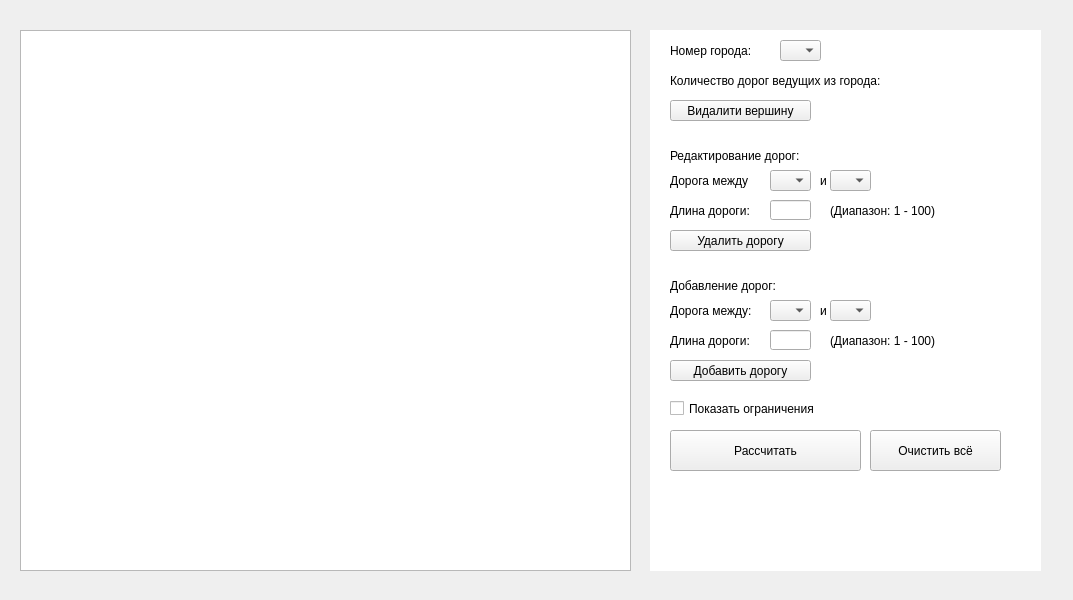
<?xml version="1.0" encoding="UTF-8"?>
<ui version="4.0">
 <class>MainWindow</class>
 <widget class="QMainWindow" name="MainWindow">
  <property name="geometry">
   <rect>
    <x>0</x>
    <y>0</y>
    <width>1073</width>
    <height>600</height>
   </rect>
  </property>
  <property name="windowTitle">
   <string>Salesman Problem</string>
  </property>
  <widget class="QWidget" name="centralwidget">
   <widget class="QGraphicsView" name="graphicsView">
    <property name="geometry">
     <rect>
      <x>20</x>
      <y>30</y>
      <width>611</width>
      <height>541</height>
     </rect>
    </property>
   </widget>
   <widget class="QLabel" name="label">
    <property name="geometry">
     <rect>
      <x>650</x>
      <y>30</y>
      <width>391</width>
      <height>541</height>
     </rect>
    </property>
    <property name="styleSheet">
     <string notr="true">background-color: rgb(255, 255, 255);</string>
    </property>
    <property name="text">
     <string/>
    </property>
   </widget>
   <widget class="QLabel" name="label_2">
    <property name="geometry">
     <rect>
      <x>670</x>
      <y>40</y>
      <width>141</width>
      <height>21</height>
     </rect>
    </property>
    <property name="styleSheet">
     <string notr="true">font: 10pt &quot;MS Shell Dlg 2&quot;;</string>
    </property>
    <property name="text">
     <string>Номер города:</string>
    </property>
   </widget>
   <widget class="QLabel" name="label_3">
    <property name="geometry">
     <rect>
      <x>670</x>
      <y>70</y>
      <width>301</width>
      <height>21</height>
     </rect>
    </property>
    <property name="styleSheet">
     <string notr="true">font: 10pt &quot;MS Shell Dlg 2&quot;;</string>
    </property>
    <property name="text">
     <string>Количество дорог ведущих из города:</string>
    </property>
   </widget>
   <widget class="QComboBox" name="comboBox">
    <property name="geometry">
     <rect>
      <x>780</x>
      <y>40</y>
      <width>41</width>
      <height>21</height>
     </rect>
    </property>
   </widget>
   <widget class="QLabel" name="label_4">
    <property name="geometry">
     <rect>
      <x>900</x>
      <y>70</y>
      <width>31</width>
      <height>21</height>
     </rect>
    </property>
    <property name="styleSheet">
     <string notr="true">font: 10pt &quot;MS Shell Dlg 2&quot;;</string>
    </property>
    <property name="text">
     <string/>
    </property>
   </widget>
   <widget class="QPushButton" name="pushButton">
    <property name="geometry">
     <rect>
      <x>670</x>
      <y>100</y>
      <width>141</width>
      <height>21</height>
     </rect>
    </property>
    <property name="text">
     <string>Видалити вершину</string>
    </property>
   </widget>
   <widget class="QLabel" name="label_5">
    <property name="geometry">
     <rect>
      <x>670</x>
      <y>170</y>
      <width>141</width>
      <height>21</height>
     </rect>
    </property>
    <property name="styleSheet">
     <string notr="true">font: 10pt &quot;MS Shell Dlg 2&quot;;</string>
    </property>
    <property name="text">
     <string>Дорога между</string>
    </property>
   </widget>
   <widget class="QComboBox" name="comboBox_2">
    <property name="geometry">
     <rect>
      <x>770</x>
      <y>170</y>
      <width>41</width>
      <height>21</height>
     </rect>
    </property>
   </widget>
   <widget class="QLabel" name="label_6">
    <property name="geometry">
     <rect>
      <x>820</x>
      <y>170</y>
      <width>91</width>
      <height>21</height>
     </rect>
    </property>
    <property name="styleSheet">
     <string notr="true">font: 10pt &quot;MS Shell Dlg 2&quot;;</string>
    </property>
    <property name="text">
     <string>и</string>
    </property>
   </widget>
   <widget class="QComboBox" name="comboBox_3">
    <property name="geometry">
     <rect>
      <x>830</x>
      <y>170</y>
      <width>41</width>
      <height>21</height>
     </rect>
    </property>
   </widget>
   <widget class="QLabel" name="label_7">
    <property name="geometry">
     <rect>
      <x>670</x>
      <y>200</y>
      <width>131</width>
      <height>21</height>
     </rect>
    </property>
    <property name="styleSheet">
     <string notr="true">font: 10pt &quot;MS Shell Dlg 2&quot;;</string>
    </property>
    <property name="text">
     <string>Длина дороги:</string>
    </property>
   </widget>
   <widget class="QLineEdit" name="lineEdit">
    <property name="geometry">
     <rect>
      <x>770</x>
      <y>200</y>
      <width>41</width>
      <height>20</height>
     </rect>
    </property>
   </widget>
   <widget class="QPushButton" name="pushButton_2">
    <property name="geometry">
     <rect>
      <x>670</x>
      <y>230</y>
      <width>141</width>
      <height>21</height>
     </rect>
    </property>
    <property name="text">
     <string>Удалить дорогу</string>
    </property>
   </widget>
   <widget class="QLabel" name="label_8">
    <property name="geometry">
     <rect>
      <x>830</x>
      <y>200</y>
      <width>121</width>
      <height>21</height>
     </rect>
    </property>
    <property name="styleSheet">
     <string notr="true">font: 10pt &quot;MS Shell Dlg 2&quot;;</string>
    </property>
    <property name="text">
     <string>(Диапазон: 1 - 100)</string>
    </property>
   </widget>
   <widget class="QCheckBox" name="checkBox">
    <property name="geometry">
     <rect>
      <x>670</x>
      <y>400</y>
      <width>231</width>
      <height>17</height>
     </rect>
    </property>
    <property name="styleSheet">
     <string notr="true">font: 10pt &quot;MS Shell Dlg 2&quot;;</string>
    </property>
    <property name="text">
     <string>Показать ограничения</string>
    </property>
   </widget>
   <widget class="QPushButton" name="pushButton_3">
    <property name="geometry">
     <rect>
      <x>870</x>
      <y>430</y>
      <width>131</width>
      <height>41</height>
     </rect>
    </property>
    <property name="text">
     <string>Очистить всё</string>
    </property>
   </widget>
   <widget class="QLabel" name="label_9">
    <property name="geometry">
     <rect>
      <x>670</x>
      <y>140</y>
      <width>241</width>
      <height>31</height>
     </rect>
    </property>
    <property name="styleSheet">
     <string notr="true">font: 12pt &quot;MS Shell Dlg 2&quot;;</string>
    </property>
    <property name="text">
     <string>Редактирование дорог:</string>
    </property>
   </widget>
   <widget class="QComboBox" name="comboBox_4">
    <property name="geometry">
     <rect>
      <x>770</x>
      <y>300</y>
      <width>41</width>
      <height>21</height>
     </rect>
    </property>
   </widget>
   <widget class="QLabel" name="label_10">
    <property name="geometry">
     <rect>
      <x>820</x>
      <y>300</y>
      <width>91</width>
      <height>21</height>
     </rect>
    </property>
    <property name="styleSheet">
     <string notr="true">font: 10pt &quot;MS Shell Dlg 2&quot;;</string>
    </property>
    <property name="text">
     <string>и</string>
    </property>
   </widget>
   <widget class="QLineEdit" name="lineEdit_2">
    <property name="geometry">
     <rect>
      <x>770</x>
      <y>330</y>
      <width>41</width>
      <height>20</height>
     </rect>
    </property>
   </widget>
   <widget class="QLabel" name="label_11">
    <property name="geometry">
     <rect>
      <x>670</x>
      <y>330</y>
      <width>131</width>
      <height>21</height>
     </rect>
    </property>
    <property name="styleSheet">
     <string notr="true">font: 10pt &quot;MS Shell Dlg 2&quot;;</string>
    </property>
    <property name="text">
     <string>Длина дороги:</string>
    </property>
   </widget>
   <widget class="QLabel" name="label_12">
    <property name="geometry">
     <rect>
      <x>670</x>
      <y>300</y>
      <width>141</width>
      <height>21</height>
     </rect>
    </property>
    <property name="styleSheet">
     <string notr="true">font: 10pt &quot;MS Shell Dlg 2&quot;;</string>
    </property>
    <property name="text">
     <string>Дорога между:</string>
    </property>
   </widget>
   <widget class="QLabel" name="label_13">
    <property name="geometry">
     <rect>
      <x>670</x>
      <y>270</y>
      <width>221</width>
      <height>31</height>
     </rect>
    </property>
    <property name="styleSheet">
     <string notr="true">font: 12pt &quot;MS Shell Dlg 2&quot;;</string>
    </property>
    <property name="text">
     <string>Добавление дорог:</string>
    </property>
   </widget>
   <widget class="QLabel" name="label_14">
    <property name="geometry">
     <rect>
      <x>830</x>
      <y>330</y>
      <width>121</width>
      <height>21</height>
     </rect>
    </property>
    <property name="styleSheet">
     <string notr="true">font: 10pt &quot;MS Shell Dlg 2&quot;;</string>
    </property>
    <property name="text">
     <string>(Диапазон: 1 - 100)</string>
    </property>
   </widget>
   <widget class="QComboBox" name="comboBox_5">
    <property name="geometry">
     <rect>
      <x>830</x>
      <y>300</y>
      <width>41</width>
      <height>21</height>
     </rect>
    </property>
   </widget>
   <widget class="QPushButton" name="pushButton_4">
    <property name="geometry">
     <rect>
      <x>670</x>
      <y>360</y>
      <width>141</width>
      <height>21</height>
     </rect>
    </property>
    <property name="text">
     <string>Добавить дорогу</string>
    </property>
   </widget>
   <widget class="QPushButton" name="pushButton_5">
    <property name="geometry">
     <rect>
      <x>670</x>
      <y>430</y>
      <width>191</width>
      <height>41</height>
     </rect>
    </property>
    <property name="text">
     <string>Рассчитать</string>
    </property>
   </widget>
  </widget>
  <widget class="QMenuBar" name="menubar">
   <property name="geometry">
    <rect>
     <x>0</x>
     <y>0</y>
     <width>1073</width>
     <height>26</height>
    </rect>
   </property>
  </widget>
 </widget>
 <resources/>
 <connections/>
</ui>
